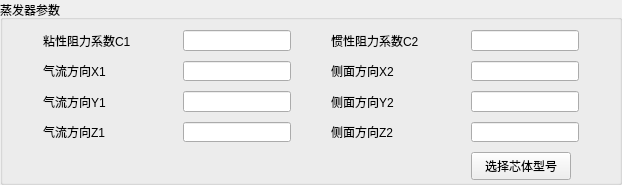
       <widget class="QGroupBox" name="evap_c">
        <property name="minimumSize">
         <size>
          <width>0</width>
          <height>180</height>
         </size>
        </property>
        <property name="maximumSize">
         <size>
          <width>16777215</width>
          <height>185</height>
         </size>
        </property>
        <property name="title">
         <string>蒸发器参数</string>
        </property>
        <layout class="QGridLayout" name="gridLayout">
         <property name="leftMargin">
          <number>40</number>
         </property>
         <property name="topMargin">
          <number>10</number>
         </property>
         <property name="rightMargin">
          <number>40</number>
         </property>
         <property name="bottomMargin">
          <number>10</number>
         </property>
         <property name="horizontalSpacing">
          <number>40</number>
         </property>
         <property name="verticalSpacing">
          <number>10</number>
         </property>
         <item row="0" column="3">
          <widget class="QLineEdit" name="evap_c2_edit">
           <property name="sizePolicy">
            <sizepolicy hsizetype="Fixed" vsizetype="Fixed">
             <horstretch>0</horstretch>
             <verstretch>0</verstretch>
            </sizepolicy>
           </property>
           <property name="maximumSize">
            <size>
             <width>132</width>
             <height>24</height>
            </size>
           </property>
          </widget>
         </item>
         <item row="1" column="0">
          <widget class="QLabel" name="label_evap_x1">
           <property name="minimumSize">
            <size>
             <width>100</width>
             <height>0</height>
            </size>
           </property>
           <property name="maximumSize">
            <size>
             <width>16777215</width>
             <height>24</height>
            </size>
           </property>
           <property name="text">
            <string>气流方向X1</string>
           </property>
           <property name="buddy">
            <cstring>evap_x1_edit</cstring>
           </property>
          </widget>
         </item>
         <item row="0" column="2">
          <widget class="QLabel" name="label_evap_C2">
           <property name="minimumSize">
            <size>
             <width>100</width>
             <height>0</height>
            </size>
           </property>
           <property name="maximumSize">
            <size>
             <width>16777215</width>
             <height>24</height>
            </size>
           </property>
           <property name="text">
            <string>惯性阻力系数C2</string>
           </property>
           <property name="buddy">
            <cstring>evap_c2_edit</cstring>
           </property>
          </widget>
         </item>
         <item row="0" column="1">
          <widget class="QLineEdit" name="evap_c1_edit">
           <property name="sizePolicy">
            <sizepolicy hsizetype="Fixed" vsizetype="Fixed">
             <horstretch>0</horstretch>
             <verstretch>0</verstretch>
            </sizepolicy>
           </property>
           <property name="maximumSize">
            <size>
             <width>132</width>
             <height>24</height>
            </size>
           </property>
          </widget>
         </item>
         <item row="1" column="3">
          <widget class="QLineEdit" name="evap_x2_edit">
           <property name="sizePolicy">
            <sizepolicy hsizetype="Fixed" vsizetype="Fixed">
             <horstretch>0</horstretch>
             <verstretch>0</verstretch>
            </sizepolicy>
           </property>
           <property name="maximumSize">
            <size>
             <width>132</width>
             <height>24</height>
            </size>
           </property>
          </widget>
         </item>
         <item row="3" column="0">
          <widget class="QLabel" name="label_evap_z1">
           <property name="minimumSize">
            <size>
             <width>100</width>
             <height>0</height>
            </size>
           </property>
           <property name="maximumSize">
            <size>
             <width>16777215</width>
             <height>24</height>
            </size>
           </property>
           <property name="text">
            <string>气流方向Z1</string>
           </property>
           <property name="buddy">
            <cstring>evap_z1_edit</cstring>
           </property>
          </widget>
         </item>
         <item row="2" column="0">
          <widget class="QLabel" name="label_evap_y1">
           <property name="minimumSize">
            <size>
             <width>100</width>
             <height>0</height>
            </size>
           </property>
           <property name="maximumSize">
            <size>
             <width>16777215</width>
             <height>24</height>
            </size>
           </property>
           <property name="text">
            <string>气流方向Y1</string>
           </property>
           <property name="buddy">
            <cstring>evap_y1_edit</cstring>
           </property>
          </widget>
         </item>
         <item row="3" column="3">
          <widget class="QLineEdit" name="evap_z2_edit">
           <property name="sizePolicy">
            <sizepolicy hsizetype="Fixed" vsizetype="Fixed">
             <horstretch>0</horstretch>
             <verstretch>0</verstretch>
            </sizepolicy>
           </property>
           <property name="maximumSize">
            <size>
             <width>132</width>
             <height>24</height>
            </size>
           </property>
          </widget>
         </item>
         <item row="3" column="2">
          <widget class="QLabel" name="label_evap_z2">
           <property name="minimumSize">
            <size>
             <width>100</width>
             <height>0</height>
            </size>
           </property>
           <property name="maximumSize">
            <size>
             <width>16777215</width>
             <height>24</height>
            </size>
           </property>
           <property name="text">
            <string>侧面方向Z2</string>
           </property>
           <property name="buddy">
            <cstring>evap_z2_edit</cstring>
           </property>
          </widget>
         </item>
         <item row="3" column="1">
          <widget class="QLineEdit" name="evap_z1_edit">
           <property name="sizePolicy">
            <sizepolicy hsizetype="Fixed" vsizetype="Fixed">
             <horstretch>0</horstretch>
             <verstretch>0</verstretch>
            </sizepolicy>
           </property>
           <property name="maximumSize">
            <size>
             <width>132</width>
             <height>24</height>
            </size>
           </property>
          </widget>
         </item>
         <item row="1" column="2">
          <widget class="QLabel" name="label_evap_x2">
           <property name="minimumSize">
            <size>
             <width>100</width>
             <height>0</height>
            </size>
           </property>
           <property name="maximumSize">
            <size>
             <width>16777215</width>
             <height>24</height>
            </size>
           </property>
           <property name="text">
            <string>侧面方向X2</string>
           </property>
           <property name="buddy">
            <cstring>evap_x2_edit</cstring>
           </property>
          </widget>
         </item>
         <item row="4" column="3">
          <widget class="QPushButton" name="choose_evap_btn">
           <property name="minimumSize">
            <size>
             <width>0</width>
             <height>28</height>
            </size>
           </property>
           <property name="maximumSize">
            <size>
             <width>100</width>
             <height>16777215</height>
            </size>
           </property>
           <property name="text">
            <string>选择芯体型号</string>
           </property>
           <property name="autoDefault">
            <bool>false</bool>
           </property>
          </widget>
         </item>
         <item row="2" column="2">
          <widget class="QLabel" name="label_evap_y2">
           <property name="minimumSize">
            <size>
             <width>100</width>
             <height>0</height>
            </size>
           </property>
           <property name="maximumSize">
            <size>
             <width>16777215</width>
             <height>24</height>
            </size>
           </property>
           <property name="text">
            <string>侧面方向Y2</string>
           </property>
           <property name="buddy">
            <cstring>evap_y2_edit</cstring>
           </property>
          </widget>
         </item>
         <item row="2" column="3">
          <widget class="QLineEdit" name="evap_y2_edit">
           <property name="sizePolicy">
            <sizepolicy hsizetype="Fixed" vsizetype="Fixed">
             <horstretch>0</horstretch>
             <verstretch>0</verstretch>
            </sizepolicy>
           </property>
           <property name="maximumSize">
            <size>
             <width>132</width>
             <height>24</height>
            </size>
           </property>
          </widget>
         </item>
         <item row="2" column="1">
          <widget class="QLineEdit" name="evap_y1_edit">
           <property name="sizePolicy">
            <sizepolicy hsizetype="Fixed" vsizetype="Fixed">
             <horstretch>0</horstretch>
             <verstretch>0</verstretch>
            </sizepolicy>
           </property>
           <property name="maximumSize">
            <size>
             <width>132</width>
             <height>24</height>
            </size>
           </property>
          </widget>
         </item>
         <item row="1" column="1">
          <widget class="QLineEdit" name="evap_x1_edit">
           <property name="sizePolicy">
            <sizepolicy hsizetype="Fixed" vsizetype="Fixed">
             <horstretch>0</horstretch>
             <verstretch>0</verstretch>
            </sizepolicy>
           </property>
           <property name="maximumSize">
            <size>
             <width>132</width>
             <height>24</height>
            </size>
           </property>
          </widget>
         </item>
         <item row="0" column="0">
          <widget class="QLabel" name="label_evap_C1">
           <property name="minimumSize">
            <size>
             <width>100</width>
             <height>0</height>
            </size>
           </property>
           <property name="maximumSize">
            <size>
             <width>16777215</width>
             <height>24</height>
            </size>
           </property>
           <property name="text">
            <string>粘性阻力系数C1</string>
           </property>
           <property name="buddy">
            <cstring>evap_c1_edit</cstring>
           </property>
          </widget>
         </item>
        </layout>
       </widget>
